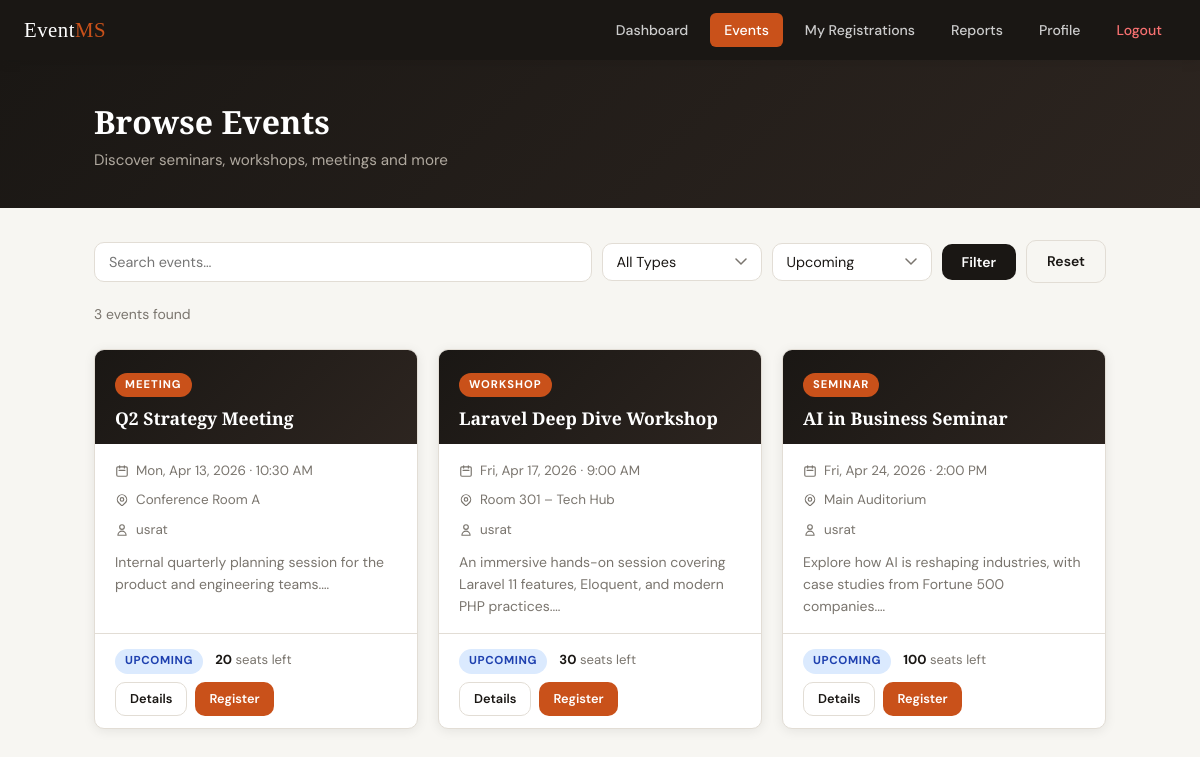
/events.php (signed in), run on the app's committed database.
### tables this page shows
CREATE TABLE `events` (
  `id`          INT(11)      NOT NULL AUTO_INCREMENT,
  `organizer_id` INT(11)     NOT NULL,
  `title`       VARCHAR(160) NOT NULL,
  `type`        ENUM('seminar','workshop','meeting','conference','webinar','other') NOT NULL DEFAULT 'seminar',
  `description` TEXT         DEFAULT NULL,
  `location`    VARCHAR(255) DEFAULT NULL,
  `event_date`  DATE         NOT NULL,
  `event_time`  TIME         NOT NULL,
  `capacity`    INT(6)       NOT NULL DEFAULT 50,
  `status`      ENUM('upcoming','ongoing','completed','cancelled') NOT NULL DEFAULT 'upcoming',
  `created_at`  TIMESTAMP    NOT NULL DEFAULT CURRENT_TIMESTAMP,
  PRIMARY KEY (`id`),
  KEY `fk_events_organizer` (`organizer_id`),
  CONSTRAINT `fk_events_organizer` FOREIGN KEY (`organizer_id`) REFERENCES `users` (`id`) ON DELETE CASCADE
);

CREATE TABLE `users` (
  `id`         INT(11)      NOT NULL AUTO_INCREMENT,
  `username`   VARCHAR(60)  NOT NULL,
  `email`      VARCHAR(120) NOT NULL,
  `password`   VARCHAR(255) NOT NULL,
  `role`       ENUM('organizer','participant') NOT NULL DEFAULT 'participant',
  `created_at` TIMESTAMP    NOT NULL DEFAULT CURRENT_TIMESTAMP,
  PRIMARY KEY (`id`),
  UNIQUE KEY `uq_email` (`email`),
  UNIQUE KEY `uq_username` (`username`)
);

### auth.php (called while the page is built, shortened)
<?php
function is_organizer(): bool { return $_SESSION['role'] === 'organizer'; }
function is_participant(): bool { return $_SESSION['role'] === 'participant'; }

### events.php (the view, shortened to what this page needs)
<?php
require_once 'auth.php';
require_once 'db.php';
$uid  = current_user_id();
$status = $_GET['status'] ?? 'upcoming';
$search = trim($_GET['q'] ?? '');
$where  = ['1=1'];
$params = [];
if ($status) {
    $where[] = 'e.status = ?';
    $params[] = $status;
}
$sql = "SELECT e.*,
          u.username AS organizer_name,
          (SELECT COUNT(*) FROM registrations r WHERE r.event_id=e.id AND r.status='registered') AS reg_count,
          (SELECT COUNT(*) FROM registrations r WHERE r.event_id=e.id AND r.participant_id=? AND r.status='registered') AS is_registered
        FROM events e
        JOIN users u ON u.id = e.organizer_id
        WHERE " . implode(' AND ', $where) . "
        ORDER BY e.event_date ASC";
array_unshift($params, $uid);
$stmt = $conn->prepare($sql);
$stmt->execute($params);
$events = $stmt->fetchAll();
?>
<!DOCTYPE html>
<html lang="en">
<head>
<link rel="stylesheet" href="style.css">
</head>
<body>
<nav class="navbar">
  <a href="dashboard.php" class="navbar-brand">Event<span>MS</span></a>
  <div class="navbar-nav">
    <a href="dashboard.php">Dashboard</a>
    <a href="events.php" class="active">Events</a>
    <?php if (is_organizer()): ?>
      <a href="create_event.php">+ New Event</a>
      <a href="my_events.php">My Events</a>
    <?php else: ?>
      <a href="my_registrations.php">My Registrations</a>
    <?php endif; ?>
    <a href="reports.php">Reports</a>
    <a href="profile.php">Profile</a>
    <a href="logout.php" style="color:#f87171;">Logout</a>
  </div>
</nav>
<div class="page-header">
  <div class="container">
    <div>
      <h1>Browse Events</h1>
      <p>Discover seminars, workshops, meetings and more</p>
    </div>
  </div>
</div>
<div class="container" style="padding-bottom:48px;">
  <form method="GET" class="filter-bar">
    <input type="text" name="q" class="form-control search-input"
           placeholder="Search events…" value="<?= htmlspecialchars($search) ?>">
    <select name="type" class="form-control">
      <option value="">All Types</option>
    </select>
    <select name="status" class="form-control">
      <?php foreach (['upcoming','ongoing','completed','cancelled'] as $st): ?>
        <option value="<?= $st ?>" <?= $status === $st ? 'selected' : '' ?>><?= ucfirst($st) ?></option>
      <?php endforeach; ?>
    </select>
    <button type="submit" class="btn btn-dark">Filter</button>
    <a href="events.php" class="btn btn-outline">Reset</a>
  </form>
  <?php if ($events): ?>
  <p class="text-muted text-sm mb-16"><?= count($events) ?> event<?= count($events) !== 1 ? 's' : '' ?> found</p>
  <div class="events-grid">
    <?php foreach ($events as $ev):
      $seats_left = $ev['capacity'] - $ev['reg_count'];
      $full       = $seats_left <= 0;
    ?>
    <div class="event-card">
      <div class="event-card-top">
        <div class="event-type-badge"><?= htmlspecialchars($ev['type']) ?></div>
        <h3><?= htmlspecialchars($ev['title']) ?></h3>
      </div>
      <div class="event-card-body">
        <div class="event-meta">
          <svg width="14" height="14" fill="none" stroke="currentColor" viewBox="0 0 24 24"><path stroke-linecap="round" stroke-linejoin="round" stroke-width="2" d="M8 7V3m8 4V3m-9 8h10M5 21h14a2 2 0 002-2V7a2 2 0 00-2-2H5a2 2 0 00-2 2v12a2 2 0 002 2z"/></svg>
          <?= date('D, M j, Y', strtotime($ev['event_date'])) ?> &middot; <?= date('g:i A', strtotime($ev['event_time'])) ?>
        </div>
        <?php if ($ev['location']): ?>
        <div class="event-meta">
          <?= htmlspecialchars($ev['location']) ?>
        </div>
        <?php endif; ?>
        <div class="event-meta">
          <svg width="14" height="14" fill="none" stroke="currentColor" viewBox="0 0 24 24"><path stroke-linecap="round" stroke-linejoin="round" stroke-width="2" d="M16 7a4 4 0 11-8 0 4 4 0 018 0zM12 14a7 7 0 00-7 7h14a7 7 0 00-7-7z"/></svg>
          <?= htmlspecialchars($ev['organizer_name']) ?>
        </div>
        <?php if ($ev['description']): ?>
        <p class="event-desc"><?= htmlspecialchars(mb_substr($ev['description'], 0, 120)) ?>…</p>
        <?php endif; ?>
      </div>
      <div class="event-card-footer">
        <div>
          <span class="badge badge-<?= $ev['status'] ?>"><?= ucfirst($ev['status']) ?></span>
          <span class="seats-info" style="margin-left:8px;">
            <?php if ($full): ?>
              <span style="color:var(--red);">Full</span>
            <?php else: ?>
              <strong><?= $seats_left ?></strong> seats left
            <?php endif; ?>
          </span>
        </div>
        <div class="flex gap-8">
          <a href="view_event.php?id=<?= $ev['id'] ?>" class="btn btn-sm btn-outline">Details</a>
          <?php if (is_participant()): ?>
            <?php if ($ev['is_registered']): ?>
              <span class="btn btn-sm btn-success" style="cursor:default;">✓ Registered</span>
            <?php elseif (!$full && $ev['status'] === 'upcoming'): ?>
              <a href="register_event.php?id=<?= $ev['id'] ?>" class="btn btn-sm btn-primary">Register</a>
            <?php endif; ?>
          <?php endif; ?>
        </div>
      </div>
    </div>
    <?php endforeach; ?>
  </div>
  <?php endif; ?>
</div>
</body>
</html>

### data on the page
events: type "MEETING", title "Q2 Strategy Meeting", event_date "Mon, Apr 13, 2026", event_time "10:30 AM", location "Conference Room A", organizer.username "usrat", description "Internal quarterly planning session for the product and engineering teams.", status "UPCOMING", capacity "20"
events: type "WORKSHOP", title "Laravel Deep Dive Workshop", event_date "Fri, Apr 17, 2026", event_time "9:00 AM", location "Room 301 – Tech Hub", organizer.username "usrat", description "An immersive hands-on session covering Laravel 11 features, Eloquent, and modern PHP practices.", status "UPCOMING", capacity "30"
events: type "SEMINAR", title "AI in Business Seminar", event_date "Fri, Apr 24, 2026", event_time "2:00 PM", location "Main Auditorium", organizer.username "usrat", description "Explore how AI is reshaping industries, with case studies from Fortune 500 companies.", status "UPCOMING", capacity "100"

### other printed values
count($events) "3"
form field status "Upcoming"
